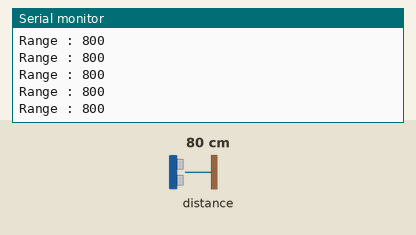
The sketch below on a simulated Arduino Uno, built with avr-gcc and run on an emulated ATmega328P. Shown: the last lines printed to the serial monitor. The inputs (shaded band) are chosen by the test bench; at power-on: distance to the obstacle 80 cm.

Above: at 1.2 s.
1.3 s: distance to the obstacle set to 2 cm
At 1.9 s:
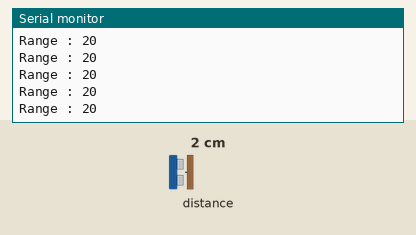
2.8 s: distance to the obstacle set to 4 cm
At 3.3 s:
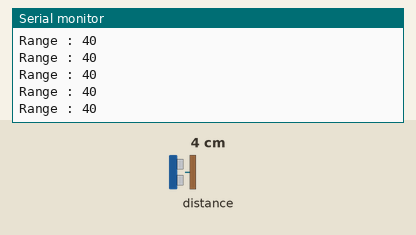
Timing chart, 0 to 5.8 s (numbered marks = the images above; inputs shaded):
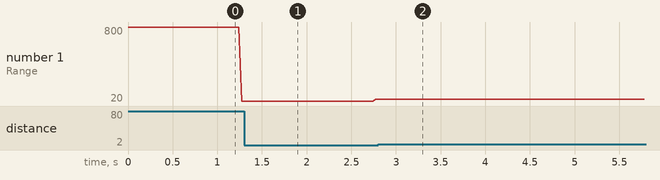

The sketch:

testLidar.ino
```cpp
#include <Wire.h>
#include <VL53L0X.h>

VL53L0X sensor;

void setup()
{
  Serial.begin(9600);
  Wire.begin();

  sensor.setTimeout(500);
  if (!sensor.init())
  {
    Serial.println("Failed to detect and initialize sensor!");
    while (1) {}
  }
  sensor.setMeasurementTimingBudget(20000);
}

void loop()
{
  Serial.print("Range : ");
  Serial.println(sensor.readRangeSingleMillimeters());
  if(sensor.timeoutOccurred())  Serial.println("TIMEOUT");
}
```

Measured:
- after the input at 1.3 s, the serial monitor: prints a new line at once (image 1)
- after the input at 2.8 s, the serial monitor: prints a new line at once (image 2)
- plotted number 1: 20 → 40 after the input at 1.3 s
